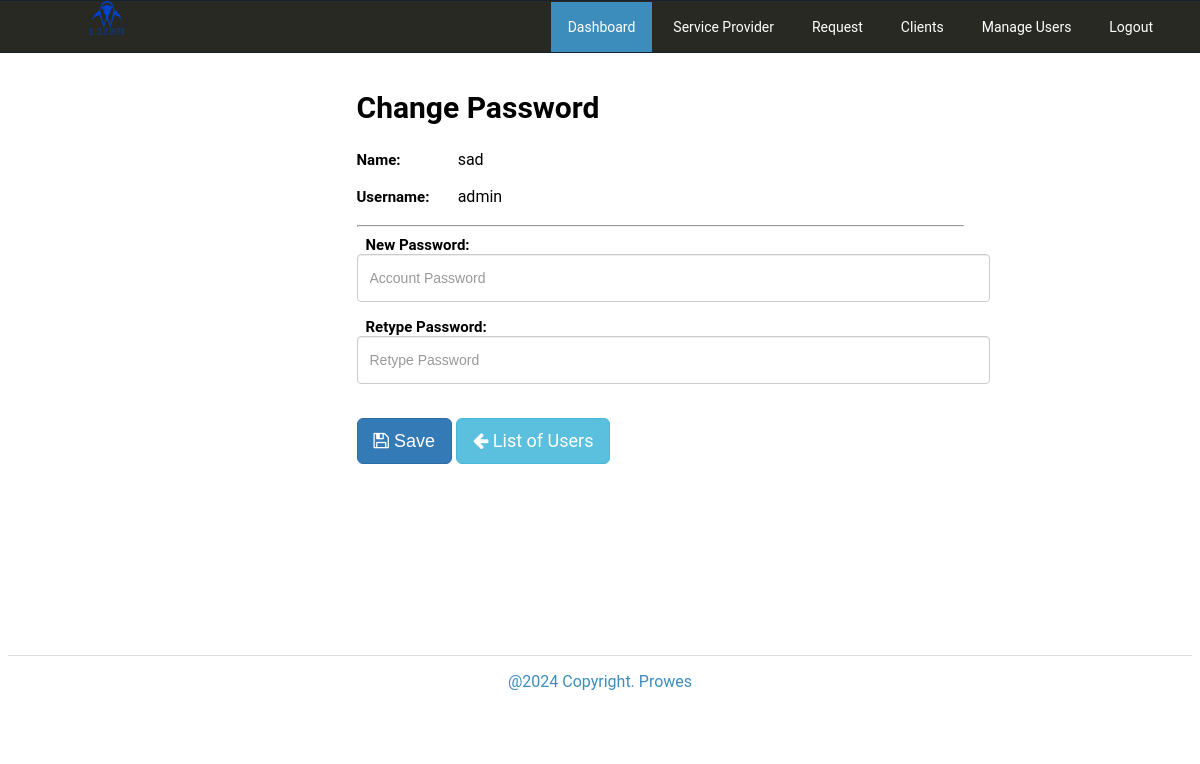
The page /admin/users/index.php?view=changepassword&id=15 (signed in) on the database as committed earlier.
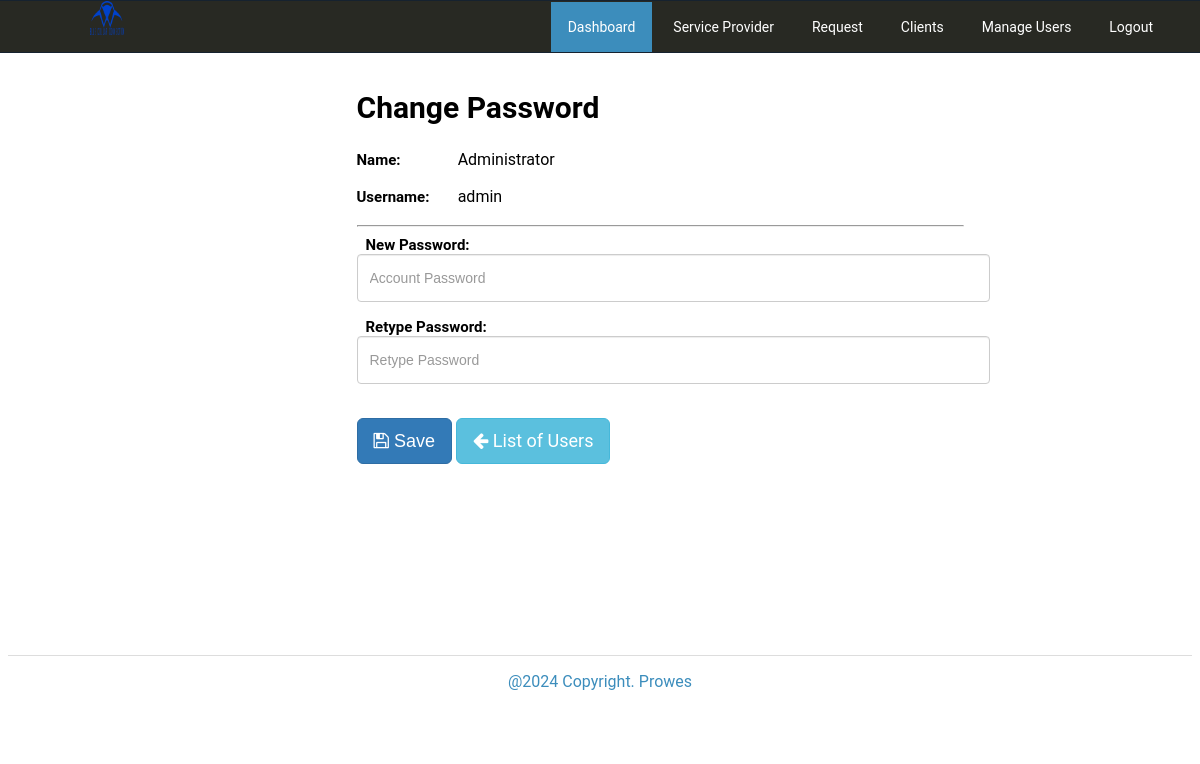
The same page on the database as committed later.
### tables this page shows
CREATE TABLE `tblusers` (
  `USERID` int(11) NOT NULL,
  `NAME` varchar(90) NOT NULL,
  `UEMAIL` varchar(90) NOT NULL,
  `PASS` varchar(90) NOT NULL,
  `TYPE` varchar(30) NOT NULL,
  `PicLoc` text NOT NULL
);

### admin/users/index.php (called while the page is built, shortened)
<?php
require_once("../nav/navigation.php");
?>

### includes/database.php (called while the page is built, shortened)
<?php
class Database
{
    public $sql_string = '';
    private $conn;
    public function open_connection()
    {
        $this->conn = new mysqli(server, user, pass, database_name);
    }
    public function setQuery($sql = '')
    {
        $this->sql_string = $sql;
    }
    public function executeQuery()
    {
        $result = $this->conn->query($this->sql_string);
        return $result;
    }
    private function confirm_query($result)
    {
        return $result;
    }
    public function loadSingleResult()
    {
        $cur = $this->executeQuery();
        while ($row = $cur->fetch_object()) {
            return $data = $row;
        }
    }
}
$mydb = new Database();
?>

### includes/accounts.php (called while the page is built, shortened)
<?php
require_once(LIB_PATH.DS.'database.php');
class User {
	protected static  $tblname = "tblusers";
	function single_user($id=""){
			global $mydb;
			$mydb->setQuery("SELECT * FROM ".self::$tblname."
				Where USERID= '{$id}' LIMIT 1");
			$cur = $mydb->loadSingleResult();
			return $cur;
	}
}
?>

### admin/users/changepassword.php (the view, shortened to what this page needs)
<?php
  @$user_id = $_GET['id'];
  $user = New User();
  $singleuser = $user->single_user($user_id);
?>
 <form class="row" action="controller.php?action=changepassword" method="POST" onsubmit="return validateRetypePassword()">
              <div class="col-md-3"></div>
              <div class="col-md-6">
                <div class="page-header">
                  <h2>Change Password</h2>
                </div>
                    <div class="row form-group no-gutters">
                      <label class="col-md-2 label" for=
                      "user_name">Name:</label>
                      <div class="12">
                        <?php echo $singleuser->NAME; ?>
                      </div>
                    </div>
                   <div class="row form-group no-gutters">
                      <label class="col-md-2 label" for=
                      "user_name">Username:</label>
                      <div class="12">
                        <?php echo $singleuser->UEMAIL; ?>
                      </div>
                    </div>
                  <hr/>
                  <div class="form-group">
                      <label class="col-md-4 label" for=
                      "user_pass">New Password:</label>
                      <div class="12">
                         <input class="form-control input-sm" id="user_pass" name="user_pass" placeholder=
                            "Account Password" type="Password" value="" placeholder="Enter new password......">
                      </div>
                    </div>
                  <div class="form-group">
                      <label class="col-md-4 label" for=
                      "user_pass">Retype Password:</label>
                      <div class="12">
                         <input class="form-control input-sm" id="retype_user_pass" name="retype_user_pass" placeholder=
                            "Retype Password" type="Password" value="">
                      </div>
                    </div>
             <div class="form-group">
                      <label class="col-md-4 label" for=
                      "idno"></label>
                      <div class="12">
                         <button class="btn btn-primary btn-lg" id="usersave" name="save" type="submit" ><i class="fa fa-save"></i> Save</button>
                          <a href="index.php" class="btn btn-info btn-lg"><span class="fa fa-arrow-left"></span> List of Users</a>
                      </div>
                    </div>
              </div>
              <div class="col-md-3"></div>
        </form>

Rows that differ between the two databases and show on the page:
changed tblusers "admin": NAME "sad" → "Administrator"
